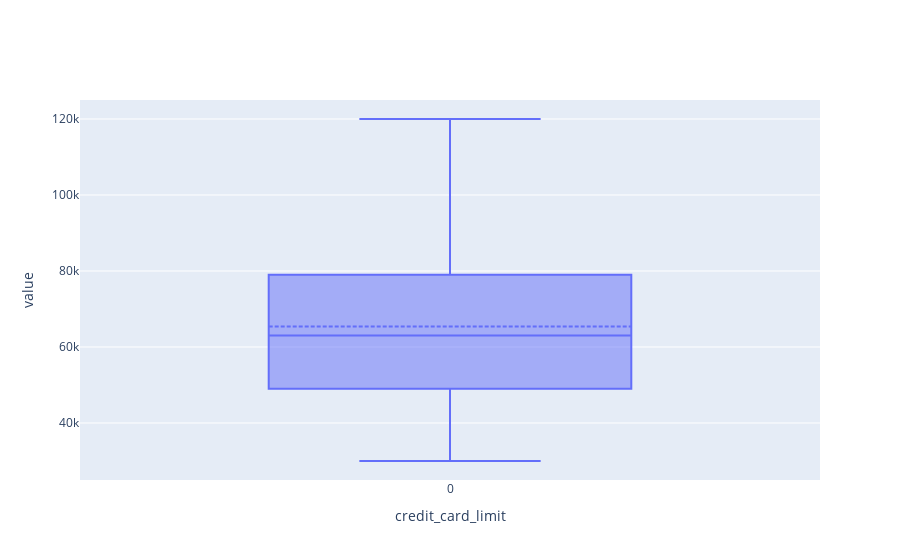

Notebook cell for this chart:
### Markdown cell above
- `number_of_transactions` ranges between 5 and 51
- On average, a client makes about 20 transactions.

### Code cell
df_pd['credit_card_limit'].plot.box()

### Figure 1 — Plotly figure (JSON) as saved in the notebook; plotly's stock layout.template omitted (floating-point values rounded to 4 significant figures)
{"data": [{"boxpoints": "suspectedoutliers", "lowerfence": [30000], "mean": [65410.0], "median": [63000], "name": "credit_card_limit", "notched": false, "q1": [49000], "q3": [79000], "type": "box", "upperfence": [120000]}], "layout": {"xaxis": {"title": {"text": "credit_card_limit"}}, "yaxis": {"title": {"text": "value"}}}}
